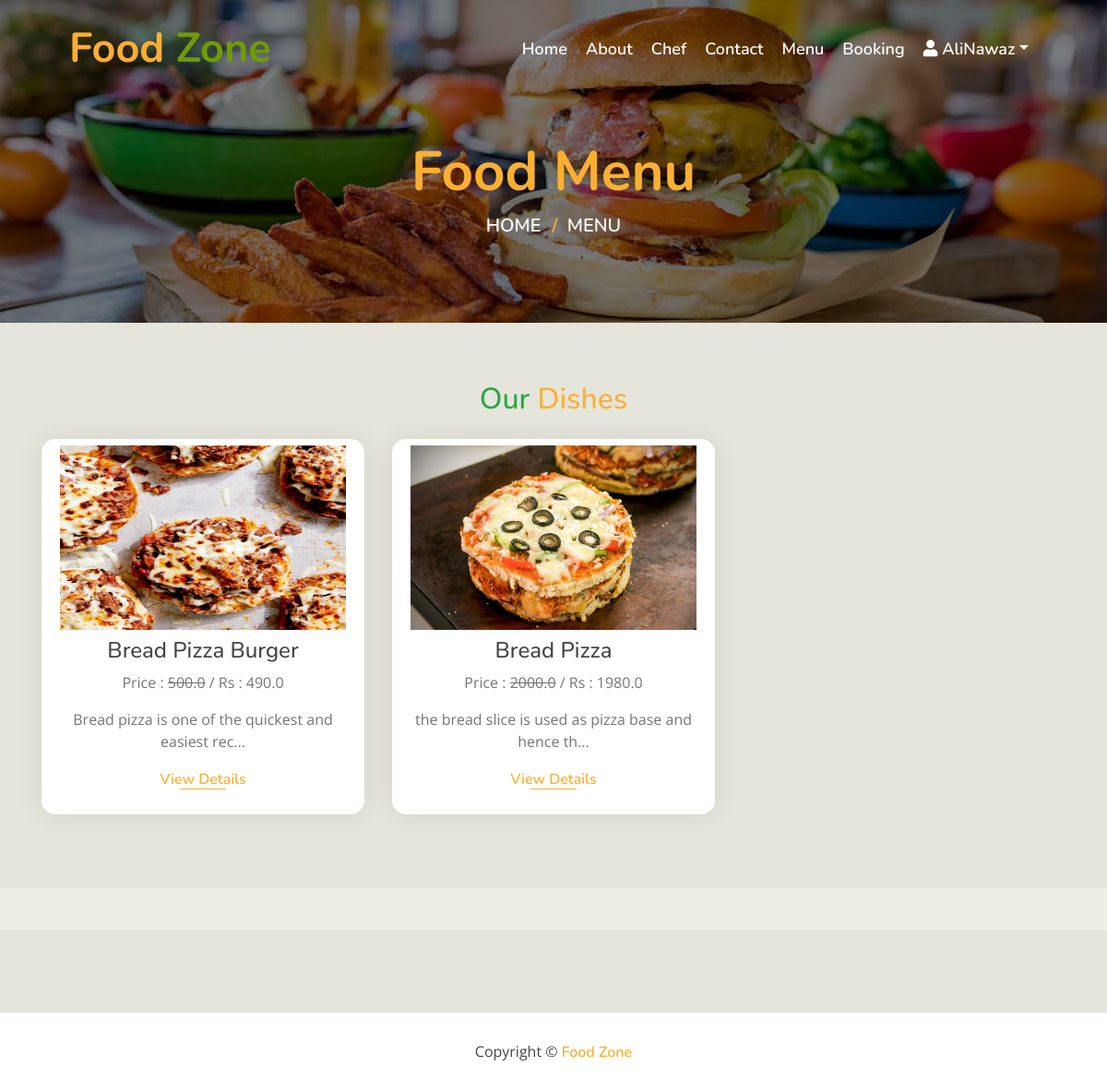
Screenshot of /menu/ (signed in) with the database file from the repository.
### myapp/models.py (models this page shows, shortened)
class Dish(models.Model):
    name = models.CharField(max_length=200, unique=True)
    image = models.ImageField(upload_to='dishes/%Y/%m/%d')
    ingredients = models.TextField()
    details = models.TextField(blank=True)
    category = models.ForeignKey(Category, on_delete=models.CASCADE)
    price = models.FloatField()
    discounted_price = models.FloatField(blank=True)
    is_avaible = models.BooleanField(default=True)
    added_on = models.DateTimeField(auto_now_add=True)
    updated_on = models.DateTimeField(auto_now=True)
    class Meta:
        verbose_name_plural = "Dish Table"

### myapp/views.py (the view)
# urls.py: path('menu/', views.menu, name="menu"),
def menu(request):
    context = {}
    dish = Dish.objects.all()
    if "q" in request.GET:
        id = request.GET.get("q")
        dish = Dish.objects.filter(category__id=id)
        context['dish_category'] = Category.objects.get(id=id).name
    context['items_list'] = dish
    return render(request, 'foodzone/menu.html', context)

### templates/foodzone/menu.html (shortened to what this page needs)
{% extends 'foodzone/base.html'%}
{% block content %}
{% load static %}
        <div class="page-header mb-0">
            <div class="container">
                <div class="row">
                    <div class="col-12">
                        <h2>Food Menu</h2>
                    </div>
                    <div class="col-12">
                        <a href="/">Home</a>
                        <a href="/menu/">Menu</a>
                    </div>
                </div>
            </div>
        </div>
        <div class="food mt-0">
            <h2 align="center" class="my-4"><span class="text-success">Our</span> <span style="color:#fbaf32">Dishes</span></h2>
            <div class="container">
                <div class="row align-items-center">
                    {% for item in items_list %}
                    <div class="col-md-4">
                        <div class="food-item" >
                            <img src="{{item.image.url}}" alt="{{item.name}}" width="100%" height="200px">
                            <h4 class="my-2">{{item.name}}</h4>
                            <p>
                            Price : <del>{{item.price}}</del> / Rs : {{item.discounted_price}}
                            </p>
                            <p>{{item.details|slice:50}}...</p>
                            <p class="my-3">
                                <a href="{% url 'single_dish' item.id %}" >View Details</a>
                            </p>
                        </div>
                    </div>
                    {% endfor %}
                </div>
            </div>
        </div>
{% endblock content %}

### templates/foodzone/header.html (shortened to what this page needs)
        <div class="navbar navbar-expand-lg bg-light navbar-light">
            <div class="container-fluid">
                <a href="/" class="navbar-brand">Food <span>Zone</span></a>
                <div class="collapse navbar-collapse justify-content-between" id="navbarCollapse">
                    <div class="navbar-nav ml-auto">
                        <a href="/" class="nav-item nav-link">Home</a>
                        <a href="/about/" class="nav-item nav-link">About</a>
                        <a href="/team/" class="nav-item nav-link">Chef</a>
                        <a href="/contact/" class="nav-item nav-link">Contact</a>
                        <a href="/menu/" class="nav-item nav-link">Menu</a>
                        <a href="/booking/" class="nav-item nav-link">Booking</a>
                        {% if user.is_authenticated %}
                        <div class="nav-item dropdown">
                            <a href="/" class="nav-link dropdown-toggle text-capitalize " data-toggle="dropdown"><i class="fas fa-user"></i> {{user.username}}</a>
                        </div>
                        {% endif %}
                    </div>
                </div>
            </div>
        </div>

### static/foodzone/css/style.css (style rules this page uses)
body { color: #757575; background: #eeeee4; font-family: 'open sans', sans-serif; }
h1, h2, h3, h4, h5, h6 { color: #454545; font-family: 'Nunito', sans-serif; }
a { font-family: 'Nunito', sans-serif; font-weight: 600; color: #fbaf32; transition: .3s; }
.container-fluid { max-width: 1366px; }
.navbar { position: relative; transition: .5s; z-index: 999; }
.navbar .navbar-brand { margin: 0; color: #fbaf32; font-size: 45px; line-height: 0px; font-weight: 700; font-family: 'Nunito', sans-serif; transition: .5s; }
.navbar .navbar-brand span { color: #719a0a; }
@media (min-width: 992px) { .navbar { position: absolute; width: 100%; padding: 30px 60px; background: transparent !important; z-index: 9; } }
@media (min-width: 992px) { .navbar .navbar-brand { color: #fbaf32; } }
@media (min-width: 992px) { .navbar-light .navbar-nav .nav-link, .navbar-light .navbar-nav .nav-link:focus { padding: 10px 10px 8px 10px; font-family: 'Nunito', sans-serif; color: #ffffff; font-size: 18px; font-weight: 600; } }
.page-header { position: relative; margin-bottom: 45px; padding: 150px 0 90px 0; text-align: center; background: linear-gradient(rgba(0, 0, 0, .5), rgba(0, 0, 0, .5)), url(../img/page-header.jpg); background-position: center; background-repeat: no-repeat; background-size: cover; }
.page-header h2 { position: relative; color: #fbaf32; font-size: 60px; font-weight: 700; }
.page-header a { position: relative; padding: 0 12px; font-size: 20px; text-transform: uppercase; color: #ffffff; }
.page-header a::after { position: absolute; content: "/"; width: 8px; height: 8px; top: -1px; right: -7px; text-align: center; color: #fbaf32; }
.page-header a:last-child::after { display: none; }
.food { position: relative; width: 100%; padding: 40px 0 50px 0; margin: 45px 0; background: rgba(0, 0, 0, .04); }
.food .food-item { position: relative; width: 100%; margin-bottom: 30px; padding: 7px 20px 10px; text-align: center; background: #ffffff; border-radius: 15px; box-shadow: 0 0 30px rgba(0, 0, 0, .08); transition: .3s; }
.food .food-item a { position: relative; font-size: 16px; }
.food .food-item a::after { position: absolute; content: ""; width: 50px; height: 1px; bottom: 0; left: calc(50% - 25px); background: #fbaf32; transition: .3s; }

### rows the page displays
Dish: image (picture), name "Bread Pizza Burger", price "500.0", discounted_price "490.0", details "Bread pizza is one of the quickest and easiest rec"
Dish: image (placeholder picture), name "Bread Pizza", price "2000.0", discounted_price "1980.0", details "the bread slice is used as pizza base and hence th"

### other values shown
{{ user.username }} "AliNawaz"
